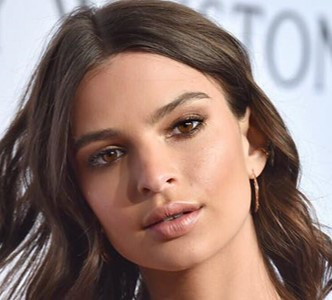
#> input picture 06.JupyterNotebook_Face Object Detection/face.png, 332 x 300 px
$ python 'face 2.py'
#> lines starting #> are read from the running program, lines starting #| are printed output that depends on the picture; after the words box and inside, x2 and y2 are one past the last pixel; in counts of white or black regions, pixels touching at a corner belong together
import cv2
import numpy as np

# https://github.com/opencv/opencv/tree/master/data/haarcascades 다른cascade

# creating face_cascade and eye_cascade objects
face_cascade = cv2.CascadeClassifier('221208\haarcascade_frontalface_default.xml')
eye_cascade = cv2.CascadeClassifier('221208\haarcascade_eye.xml')

# 얼굴이미지 가져오기
img = cv2.imread('./face.png')
#> img is the input picture: shape (300, 332, 3); mean B, G, R 113.2, 120.1, 143.5

# print(img.shape)
# cv2.imshow('image show', img)
# cv2.waitKey(0)

# Converting the image into grayscale
gray =  cv2.cvtColor(img, cv2.COLOR_BGR2GRAY)
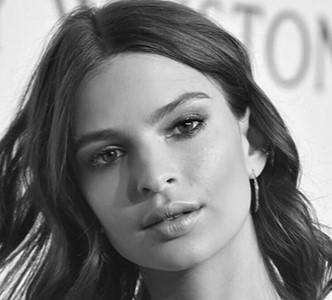
#> gray: shape (300, 332); min 4, max 254, mean 126.3

faces = face_cascade.detectMultiScale(gray, 1.1, 4) # 4 = 박스4개나오게 하는것
#> faces = [[45, 52, 219, 219]]


# Defining and drawing the rectangles around the face
for (x,y,w,h) in faces:
    cv2.rectangle(img, (x, y), (x+w, y+h), (255, 0, 255), 2)
#> this loop made 1 pass
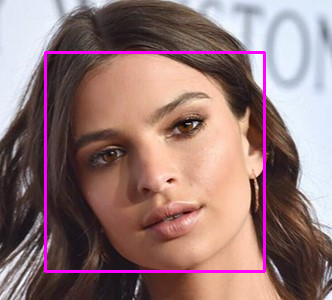
#> img: shape (300, 332, 3); 2.63% of pixels changed, all inside (x1, y1, x2, y2) = (44, 51, 266, 273)
    # 좌표에대한 데이터, (255, 0, 255) 색상, 2 선의굵기
# cv2.imshow('face', img)
# cv2.waitKey(0)

# 관심영역 만들기
roi_gray = gray[y:(y+h), x:(x+w)]
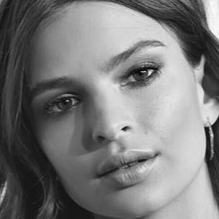
#> roi_gray: shape (219, 219); min 4, max 254, mean 121.7
roi_color = img[y:(y+h), x:(x+w)]
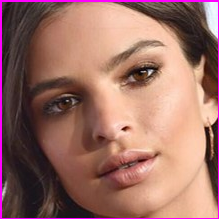
#> roi_color: shape (219, 219, 3); mean B, G, R 101.2, 109.8, 155.2

# cv2.imshow('face', img)
# cv2.waitKey(0)

# eyes
eyes = eye_cascade.detectMultiScale(roi_gray, 1.1, 4)  # 바운딩박스안에있는 얼굴에만 gray_scale 줌
#> eyes = [[41, 82, 45, 45], [112, 48, 52, 52]]
print(eyes)
#| [[ 41  82  45  45]
#|  [112  48  52  52]]
index = 0

# creating for loop in ordder to divide one eye from another
for(ex, ey, ew, eh) in eyes:
    if index == 0 :
        eye_1 = (ex, ey, ew, eh)
    elif index ==1:
        eye_2 = (ex, ey, ew, eh)
    img = cv2.rectangle(roi_color, (ex, ey), (ex+ew, ey+eh), (0, 0, 255), 2)
    index = index + 1
#> this loop made 2 passes
#> (ex, ey, ew, eh, index) on passes 1 to 2: (41, 82, 45, 45, 1), (112, 48, 52, 52, 2)
#> pass 2, `img = cv2.rectangle(roi_color, (ex, ey), (ex+ew, ey+eh), (0, 0, 255), 2)`:
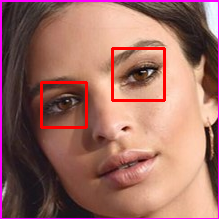
#> img: shape (219, 219, 3); mean B, G, R 98.5, 106.7, 157.2
#> after the loop, index = 2

cv2.imshow('face', img)
cv2.waitKey(0)
